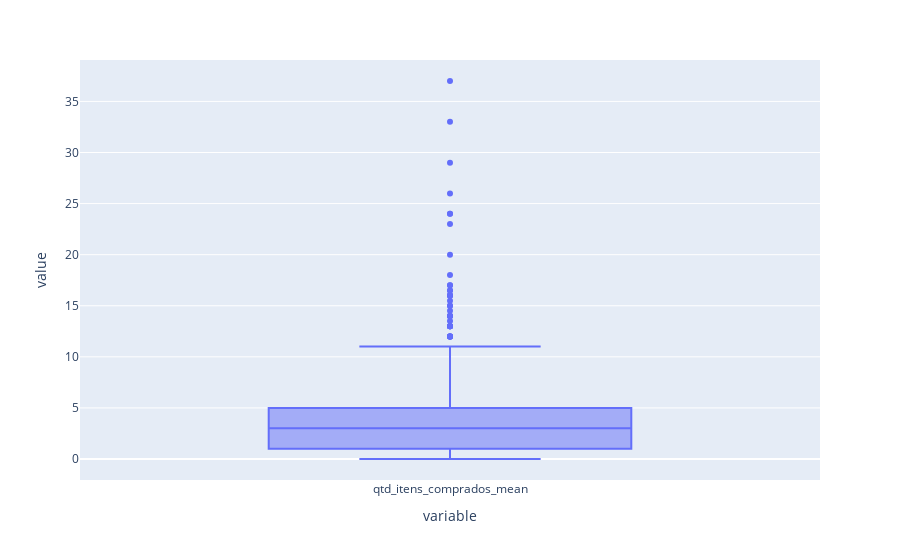

Notebook source saved alongside this figure:
### Code cell
fig = px.box(df_filtrado, y=['qtd_itens_comprados_mean'])
fig.show()

### Figure 1 — Plotly figure (JSON) as saved in the notebook; plotly's stock layout.template omitted (floating-point values rounded to 4 significant figures; data arrays with more than 128 entries replaced by an {"elided": "..."} marker saying what was removed)
{"data": [{"alignmentgroup": "True", "hovertemplate": "variable=%{x}<br>value=%{y}<extra></extra>", "legendgroup": "", "marker": {"color": "#636efa"}, "name": "", "notched": false, "offsetgroup": "", "orientation": "v", "showlegend": false, "type": "box", "x": {"elided": "1269 str values"}, "x0": " ", "xaxis": "x", "y": {"elided": "1269 float values"}, "y0": " ", "yaxis": "y"}], "layout": {"boxmode": "group", "legend": {"tracegroupgap": 0}, "margin": {"t": 60}, "xaxis": {"anchor": "y", "domain": [0, 1], "title": {"text": "variable"}}, "yaxis": {"anchor": "x", "domain": [0, 1], "title": {"text": "value"}}}}
